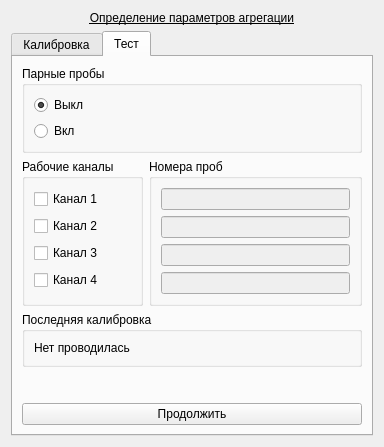
<?xml version="1.0" encoding="UTF-8"?>
<ui version="4.0">
 <class>Agr1</class>
 <widget class="QWidget" name="Agr1">
  <property name="geometry">
   <rect>
    <x>0</x>
    <y>0</y>
    <width>384</width>
    <height>447</height>
   </rect>
  </property>
  <property name="windowTitle">
   <string>Form</string>
  </property>
  <layout class="QVBoxLayout" name="verticalLayout_2">
   <item>
    <widget class="QLabel" name="label_agr1">
     <property name="text">
      <string>&lt;html&gt;&lt;head/&gt;&lt;body&gt;&lt;p&gt;&lt;span style=&quot; text-decoration: underline;&quot;&gt;Определение параметров агрегации&lt;/span&gt;&lt;/p&gt;&lt;/body&gt;&lt;/html&gt;</string>
     </property>
     <property name="alignment">
      <set>Qt::AlignCenter</set>
     </property>
    </widget>
   </item>
   <item>
    <widget class="QTabWidget" name="tabWidget">
     <property name="currentIndex">
      <number>1</number>
     </property>
     <widget class="QWidget" name="tabWidgetPage1">
      <attribute name="title">
       <string>Калибровка</string>
      </attribute>
      <layout class="QVBoxLayout" name="verticalLayout_3">
       <item>
        <widget class="QGroupBox" name="groupBox_calibChls">
         <property name="title">
          <string>Рабочие каналы</string>
         </property>
         <layout class="QHBoxLayout" name="horizontalLayout_2">
          <item>
           <widget class="QCheckBox" name="checkBox_calibCh1">
            <property name="text">
             <string>1 Канал</string>
            </property>
           </widget>
          </item>
          <item>
           <widget class="QCheckBox" name="checkBox_calibCh2">
            <property name="text">
             <string>2 Канал</string>
            </property>
           </widget>
          </item>
          <item>
           <widget class="QCheckBox" name="checkBox_calibCh3">
            <property name="text">
             <string>3 Канал</string>
            </property>
           </widget>
          </item>
          <item>
           <widget class="QCheckBox" name="checkBox_calibCh4">
            <property name="text">
             <string>4 Канал</string>
            </property>
           </widget>
          </item>
         </layout>
        </widget>
       </item>
       <item>
        <layout class="QFormLayout" name="formLayout_calib_2">
         <item row="0" column="0">
          <widget class="QLabel" name="label_calib_1">
           <property name="text">
            <string>Время инкубации (с)</string>
           </property>
          </widget>
         </item>
         <item row="0" column="1">
          <widget class="QDoubleSpinBox" name="doubleSpinBox_calibIncubeTime">
           <property name="decimals">
            <number>1</number>
           </property>
           <property name="minimum">
            <double>1.000000000000000</double>
           </property>
          </widget>
         </item>
         <item row="1" column="0">
          <widget class="QLabel" name="label_calib_2">
           <property name="text">
            <string>Номер серии тромбоцитов</string>
           </property>
          </widget>
         </item>
         <item row="1" column="1">
          <widget class="QLineEdit" name="lineEdit_calibTrombotsitSerial"/>
         </item>
         <item row="2" column="0">
          <widget class="QLabel" name="label_calib_3">
           <property name="text">
            <string>Срок годности тромбоцитов</string>
           </property>
          </widget>
         </item>
         <item row="2" column="1">
          <widget class="QDateEdit" name="dateEdit_calibTrombotsit">
           <property name="date">
            <date>
             <year>2019</year>
             <month>1</month>
             <day>1</day>
            </date>
           </property>
          </widget>
         </item>
         <item row="3" column="0">
          <widget class="QLabel" name="label_calib_4">
           <property name="text">
            <string>Концентрация тромбоцитов
в калибровочном растворе
(тромбоцитов/мкл)</string>
           </property>
          </widget>
         </item>
         <item row="3" column="1">
          <widget class="QDoubleSpinBox" name="doubleSpinBox_calibTrombotsit"/>
         </item>
         <item row="4" column="0">
          <widget class="QLabel" name="label_calib_5">
           <property name="text">
            <string>Время записи агрегатограмм (с)</string>
           </property>
          </widget>
         </item>
         <item row="4" column="1">
          <widget class="QDoubleSpinBox" name="doubleSpinBox_calibWriteTime">
           <property name="decimals">
            <number>1</number>
           </property>
           <property name="minimum">
            <double>5.000000000000000</double>
           </property>
           <property name="maximum">
            <double>180.000000000000000</double>
           </property>
          </widget>
         </item>
        </layout>
       </item>
       <item>
        <spacer name="verticalSpacer">
         <property name="orientation">
          <enum>Qt::Vertical</enum>
         </property>
         <property name="sizeHint" stdset="0">
          <size>
           <width>305</width>
           <height>127</height>
          </size>
         </property>
        </spacer>
       </item>
       <item>
        <widget class="QPushButton" name="pushButton_calib">
         <property name="text">
          <string>Продолжить</string>
         </property>
         <property name="shortcut">
          <string>Ctrl+Return</string>
         </property>
        </widget>
       </item>
      </layout>
     </widget>
     <widget class="QWidget" name="tabWidgetPage2">
      <attribute name="title">
       <string>Тест</string>
      </attribute>
      <layout class="QVBoxLayout" name="verticalLayout">
       <item>
        <widget class="QGroupBox" name="groupBox_testProbe">
         <property name="sizePolicy">
          <sizepolicy hsizetype="Preferred" vsizetype="Fixed">
           <horstretch>0</horstretch>
           <verstretch>0</verstretch>
          </sizepolicy>
         </property>
         <property name="title">
          <string notr="true">Парные пробы</string>
         </property>
         <property name="flat">
          <bool>false</bool>
         </property>
         <property name="checkable">
          <bool>false</bool>
         </property>
         <layout class="QVBoxLayout" name="verticalLayout_11">
          <item>
           <widget class="QRadioButton" name="radioButton_testSingle">
            <property name="text">
             <string>Выкл</string>
            </property>
            <property name="checked">
             <bool>true</bool>
            </property>
           </widget>
          </item>
          <item>
           <widget class="QRadioButton" name="radioButton_testDouble">
            <property name="text">
             <string>Вкл</string>
            </property>
           </widget>
          </item>
         </layout>
        </widget>
       </item>
       <item>
        <layout class="QHBoxLayout" name="horizontalLayout">
         <item>
          <widget class="QGroupBox" name="groupBox_testChls">
           <property name="title">
            <string>Рабочие каналы</string>
           </property>
           <layout class="QVBoxLayout" name="verticalLayout_9">
            <item>
             <widget class="QCheckBox" name="checkBox_testCh1">
              <property name="text">
               <string>Канал 1</string>
              </property>
             </widget>
            </item>
            <item>
             <widget class="QCheckBox" name="checkBox_testCh2">
              <property name="text">
               <string>Канал 2</string>
              </property>
             </widget>
            </item>
            <item>
             <widget class="QCheckBox" name="checkBox_testCh3">
              <property name="text">
               <string>Канал 3</string>
              </property>
             </widget>
            </item>
            <item>
             <widget class="QCheckBox" name="checkBox_testCh4">
              <property name="text">
               <string>Канал 4</string>
              </property>
             </widget>
            </item>
           </layout>
          </widget>
         </item>
         <item>
          <widget class="QGroupBox" name="groupBox_testProbNum">
           <property name="title">
            <string>Номера проб</string>
           </property>
           <layout class="QVBoxLayout" name="verticalLayout_10">
            <item>
             <widget class="QLineEdit" name="lineEdit_testCh1">
              <property name="enabled">
               <bool>false</bool>
              </property>
             </widget>
            </item>
            <item>
             <widget class="QLineEdit" name="lineEdit_testCh2">
              <property name="enabled">
               <bool>false</bool>
              </property>
             </widget>
            </item>
            <item>
             <widget class="QLineEdit" name="lineEdit_testCh3">
              <property name="enabled">
               <bool>false</bool>
              </property>
             </widget>
            </item>
            <item>
             <widget class="QLineEdit" name="lineEdit_testCh4">
              <property name="enabled">
               <bool>false</bool>
              </property>
             </widget>
            </item>
           </layout>
          </widget>
         </item>
        </layout>
       </item>
       <item>
        <widget class="QGroupBox" name="groupBox_testCalib">
         <property name="title">
          <string>Последняя калибровка</string>
         </property>
         <layout class="QFormLayout" name="formLayout_6">
          <item row="0" column="0">
           <widget class="QLabel" name="label_testCalibString">
            <property name="text">
             <string>Нет проводилась</string>
            </property>
           </widget>
          </item>
         </layout>
        </widget>
       </item>
       <item>
        <spacer name="verticalSpacer_test">
         <property name="orientation">
          <enum>Qt::Vertical</enum>
         </property>
         <property name="sizeHint" stdset="0">
          <size>
           <width>20</width>
           <height>36</height>
          </size>
         </property>
        </spacer>
       </item>
       <item>
        <widget class="QPushButton" name="pushButton_test">
         <property name="text">
          <string>Продолжить</string>
         </property>
        </widget>
       </item>
      </layout>
     </widget>
    </widget>
   </item>
  </layout>
 </widget>
 <resources/>
 <connections/>
</ui>
